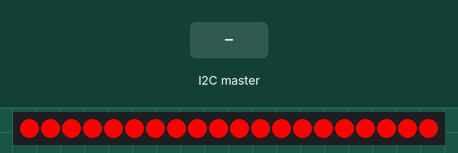
A sketch run on a simulated Arduino Uno, built with avr-gcc and run on an emulated ATmega328P. Parts: 20 RGB LEDs in strip order, left to right. Inputs (shaded band) come from the test bench. What the sketch prints to the serial monitor is not drawn.

Above: at 1.2 s.
1.3 s: the I2C master sends the byte 1
At 1.7 s:
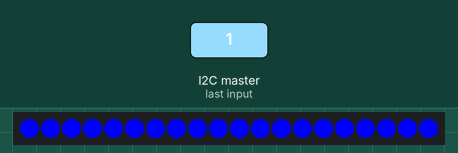
2.8 s: the I2C master sends the byte 2
At 4.0 s:
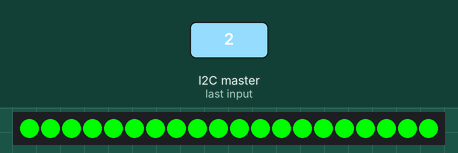
4.3 s: the I2C master sends the byte 0
At 5.2 s:
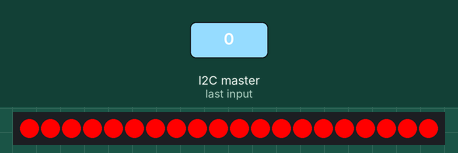
Timing chart, 0 to 7.3 s (numbered marks = the images above; inputs shaded):
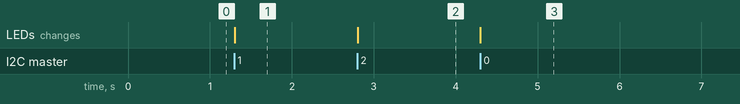

The sketch:

Robot2019.ino
```cpp
#include "I2C.h"
#include "LEDStrip.h"
//#include "PixyCam.h"
//#include "Ultrasonic.h"

void setup() {
  Serial.begin(9600);
  if (Serial)
    Serial.println("program started");
  I2C::initialize(0x1);
  LEDStrip::initialize(6, 20, 255);
  //PixyCam::initialize();
  //Ultrasonic::initialize();
}

void loop() {
  LEDStrip::updateDisplay(I2C::getSensorColor());
  //PixyCam::refresh(I2C::getPixyCamState());
  //I2C::setWriteData(PixyCam::getObjInView(), PixyCam::getXValue());
}
```

I2C.cpp
```cpp
#include <Adafruit_NeoPixel.h>

#include <Wire.h>

#include "I2C.h"

byte I2C::readData[1];
//byte I2C::writeData[2];

void I2C::initialize(byte address) {
  Wire.begin(address);
  Wire.onReceive(receiveEvent);
//  Wire.onRequest(requestEvent);
//  for (byte i = 0; i < sizeof(readData) / sizeof(byte); i ++)
//    readData[i] = 0;


  readData[0] = 0;

//  for (byte i = 0; i < sizeof(writeData) / sizeof(byte); i ++)
//    writeData[i] = 0;
}

void I2C::receiveEvent() {
  //get bytes of data
  for (byte i = 0; Wire.available() > 0 && i < sizeof(readData) / sizeof(byte); i ++)
    readData[i] = Wire.read();
}

//void I2C::requestEvent() {
//  //send all data in writeData[]
//  Wire.write(writeData, sizeof(writeData) / sizeof(byte));
//}

//byte I2C::getAllianceColor() {
//  return readData[0];
//}

byte I2C::getSensorColor() {
  return readData[0];
}
```

I2C.h
```cpp
#ifndef I2C_h
#define I2C_h

#include "Arduino.h"
#include <Wire.h>

class I2C {
  public:
    static void initialize(byte address);
    static void receiveEvent();
    //static void requestEvent();
    //static byte getAllianceColor();
    static byte getSensorColor();

  private:
    //data received from RoboRio
    static byte readData[1];
    //data to send to RoboRio
    //static byte writeData[2];
};

#endif
```

LEDStrip.cpp
```cpp
#include "LEDStrip.h"

Adafruit_NeoPixel LEDStrip::strip;

//const byte LEDStrip::pixelSpacing = 5;
//order for RGB values is RBG
const uint32_t LEDStrip::off = strip.Color(0, 0, 0);
const uint32_t LEDStrip::red = strip.Color(255, 0, 0);
//const uint32_t LEDStrip::orange = strip.Color(255, 0, 31);
const uint32_t LEDStrip::yellow = strip.Color(200, 200, 0);
const uint32_t LEDStrip::green = strip.Color(0, 255, 0);
const uint32_t LEDStrip::blue = strip.Color(0, 0, 255);
//const uint32_t LEDStrip::purple = strip.Color(127, 255, 0);
//const uint32_t LEDStrip::white = strip.Color(255, 255, 255);

//int LEDStrip::counter;
//unsigned long LEDStrip::mainTimeStamp;
//unsigned long LEDStrip::diagnosticTimeStamp;
//uint32_t LEDStrip::allianceColor;
//bool LEDStrip::diagnosticOn;

uint32_t LEDStrip::color;

void LEDStrip::initialize(byte pin, byte numLEDs, byte brightness) {
  strip = Adafruit_NeoPixel(numLEDs, pin, NEO_GRB + NEO_KHZ800);
  strip.begin();
  strip.setBrightness(brightness);
  strip.show();
  //counter = 0;
  //mainTimeStamp = millis();
  //diagnosticTimeStamp = millis();
  //robotOn = false;
}

void LEDStrip::updateDisplay(byte sensedColor) {
  //sets sensed color
  switch (sensedColor) {
    case 0:
      color = red;
      break;
    case 1:
      color = blue;
      break;
    case 2:
      color = green;
      break;
    case 3:
      color = yellow;
      break;
    case 4:
      color = off;
      break;
  }
  //send data to LED strip
  solid();
  strip.show();
}

void LEDStrip::allOff() {
  for (byte i = 0; i < strip.numPixels(); i ++)
    strip.setPixelColor(i, off);
}

void LEDStrip::solid() {
  for (byte i = 0; i < strip.numPixels(); i ++)
    strip.setPixelColor(i, color);
}
```

LEDStrip.h
```cpp
#ifndef LEDStrip_h
#define LEDStrip_h

#include "Arduino.h"
#include <Adafruit_NeoPixel.h>

class LEDStrip {
  public:
    static void initialize(byte pin, byte numLEDs, byte brightness);
    static void updateDisplay(byte sensedColor);

  private:
    //LED strip object
    static Adafruit_NeoPixel strip;

    //spacing between pixels for chasing patterns
    //static const byte pixelSpacing;
    //constant RGB values for different colors
    static const uint32_t off;
    static const uint32_t red;
    //static const uint32_t orange;
    static const uint32_t yellow;
    static const uint32_t green;
    static const uint32_t blue;
    //static const uint32_t purple;
    //static const uint32_t white;

    //global counter to immitate for loops with if statements
    //static int counter;
    //for keeping things timed correctly
    //static unsigned long mainTimeStamp;
    //static unsigned long diagnosticTimeStamp;
    //alliance color
    //static uint32_t allianceColor;
    static uint32_t color;
//    //diagnostic color
//    static uint32_t diagnosticColor;
//    //stores previously called pattern to check if the new one is different
//    static byte prevPattern;
//    //has the startup pattern run yet?
//    static bool robotOn;
//    //for blinking diagnostic LEDs
//    static bool diagnosticOn;

    //one function for each pattern
    //all LEDs off
    static void allOff();
    //green fade in then out
    //static void robotReady();
    static void solid();
};

#endif
```

Measured:
- after the input at 1.3 s, the LEDs: change at once (image 1)
- after the input at 2.8 s, the LEDs: change at once (image 2)
- after the input at 4.3 s, the LEDs: change at once (image 3)
